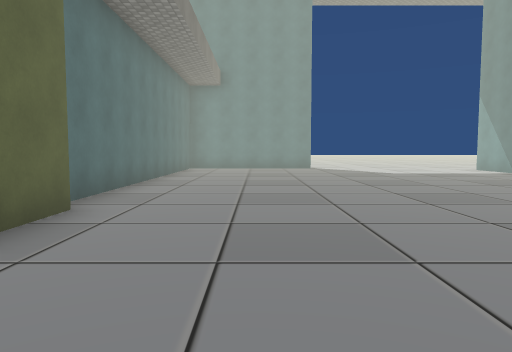
[1] (above)

24 first-person views from a walk through a 3-D level made in the Unity game engine. The camera is 1.4 m above the floor, tilts 4° down and sees 70° across. The floor is counted in squares, 2 m on a side. Each view is taken from the middle of a square. On the plan, view 1 faces up. The plan holds only what a view shows up to about 11 squares ahead; the rest is blank. The place goes on beyond the plan. The player is left out. Some surface patterns are stand-ins.

[2]
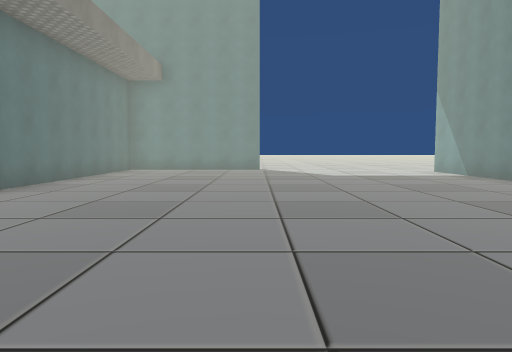

[3]
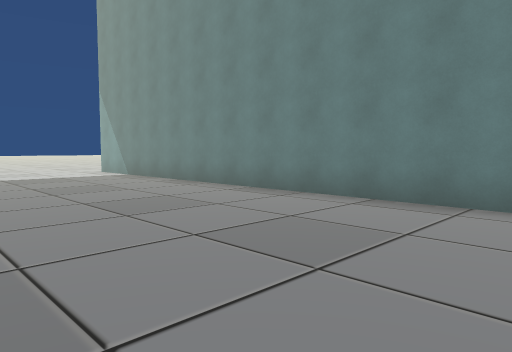

[4]
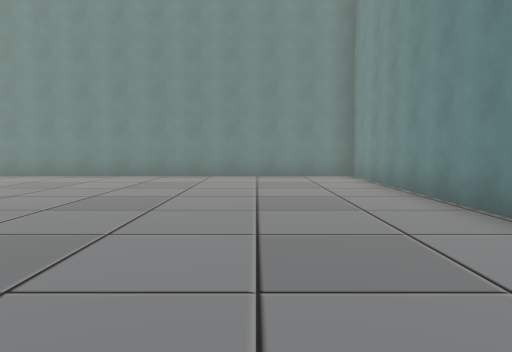

[5]
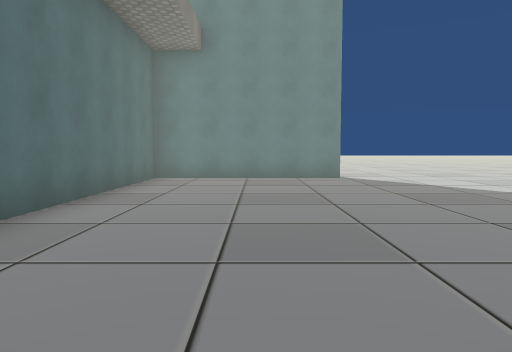

[6]
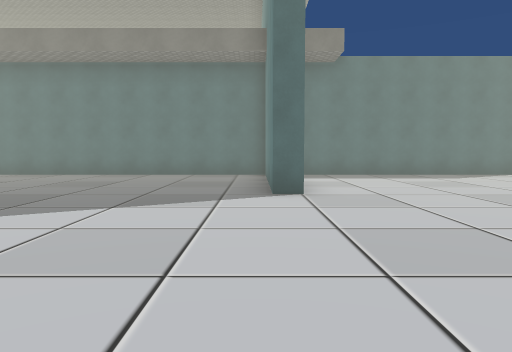

[7]
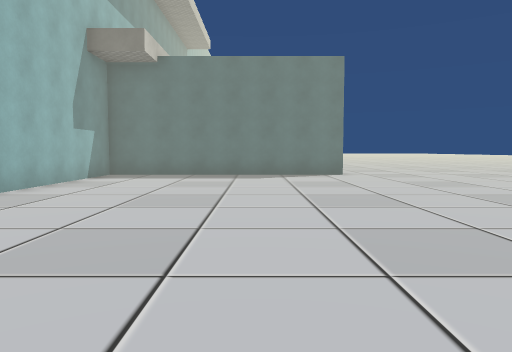

[8]
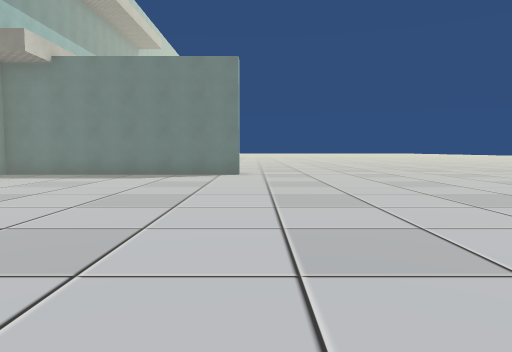

[9]
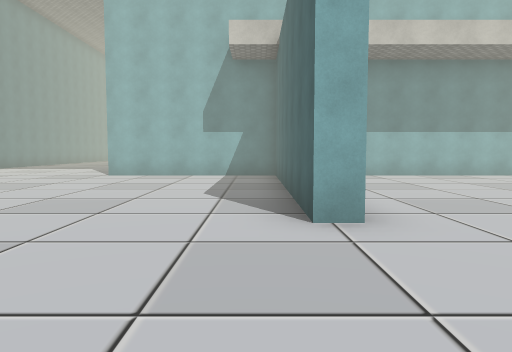

[10]
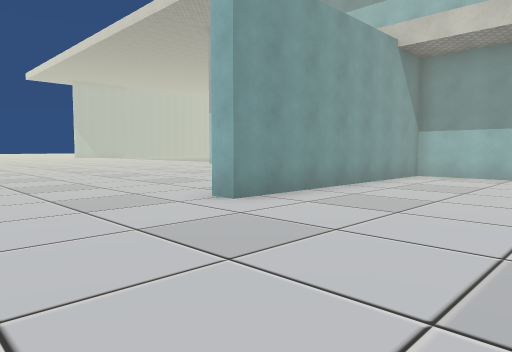

[11]
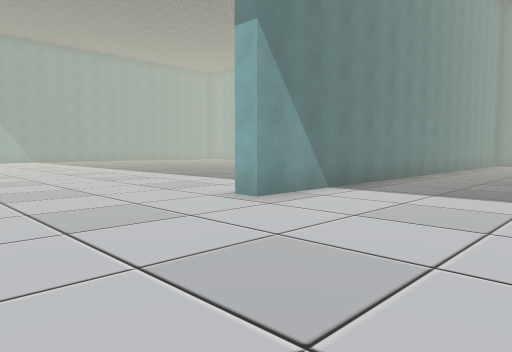

[12]
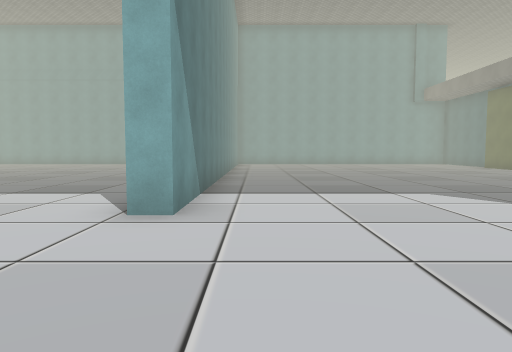

[13]
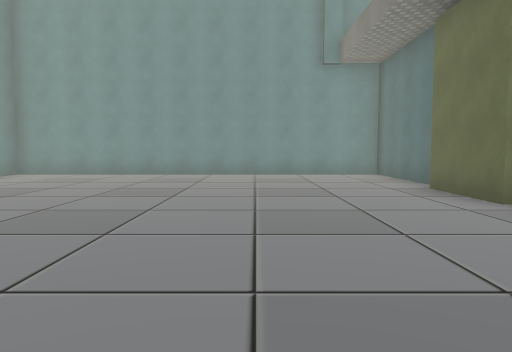

[14]
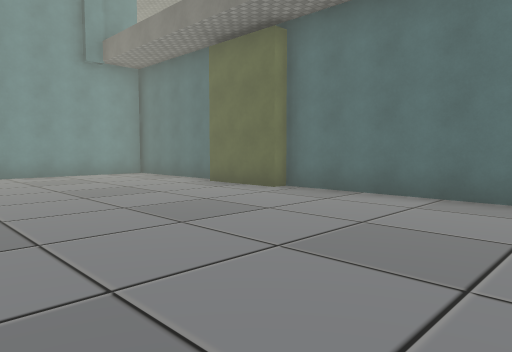

[15]
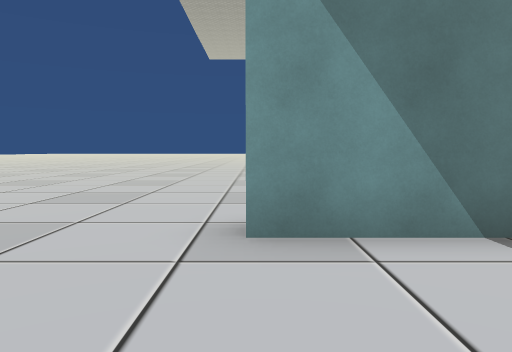

[16]
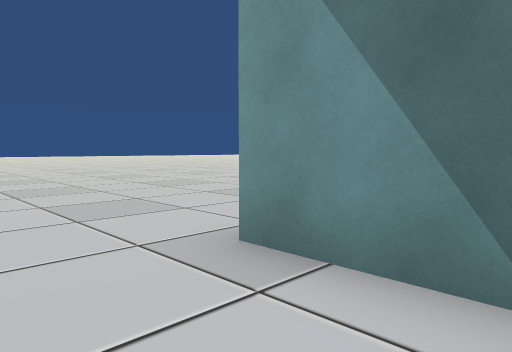

[17]
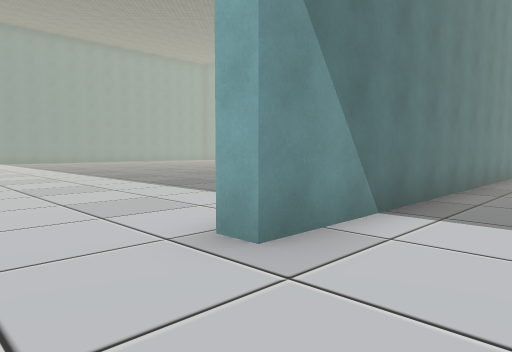

[18]
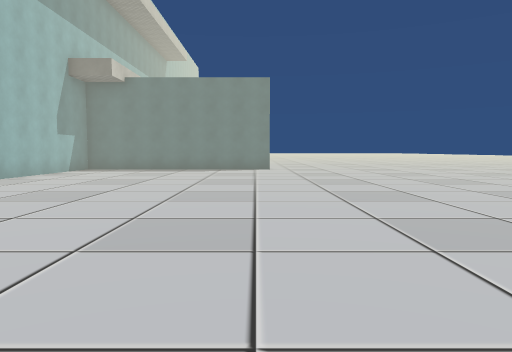

[19]
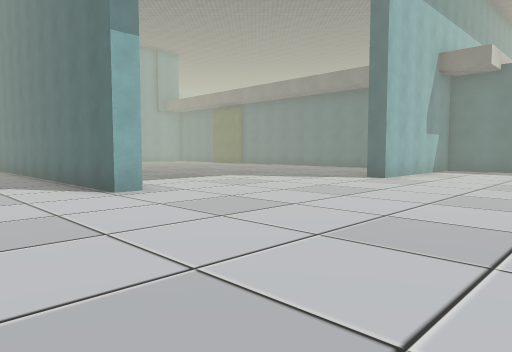

[20]
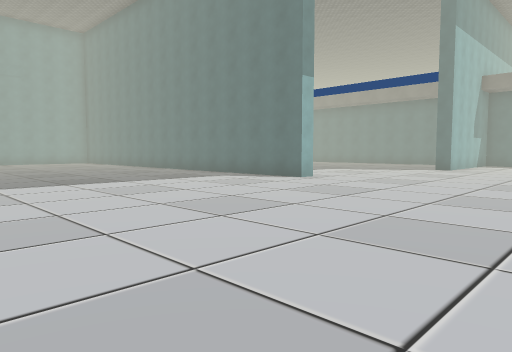

[21]
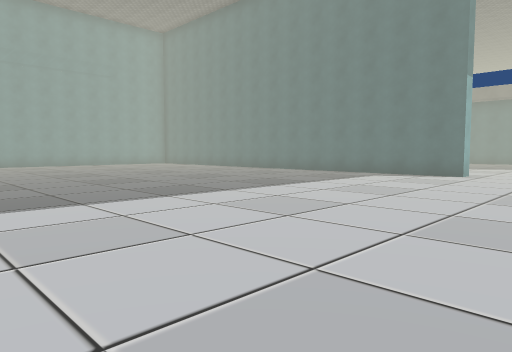

[22]
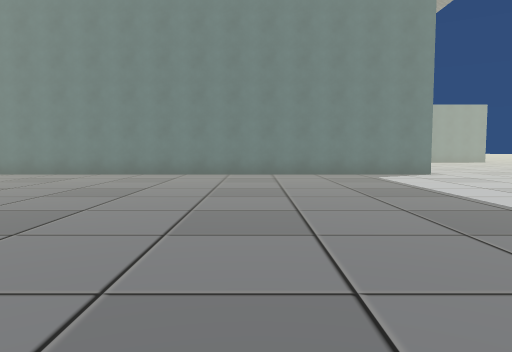

[23]
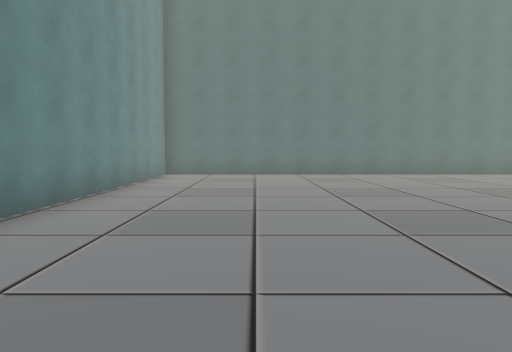

[24]
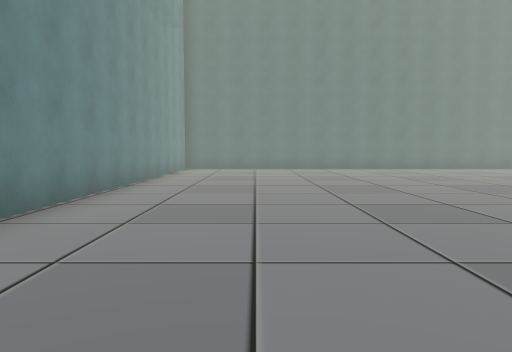

### Floor plan
Points are (right, up) in squares from view 1. A wall is a line through its corners. A room is listed if a view was taken in it or the views show most of it. See-through windows are left out.
Room 1 (views 1, 2, 3, 4, 5, 6, 7, 8, 9, 10, 11, 12, 13, 14, 15, 16, 17, 18, 19, 20, 21, 22, 23, 24)
walls: (-2.5, 1.9) (-2.5, -1.6) (7.9, -1.6) (7.9, 13.1) (8.4, 13.1) (8.4, -1.6) (18.4, -1.6); (-7.5, 14.8) (-3.1, 14.8) (-3.1, 21.5) (-2.5, 21.5) (-2.5, 14.8) (2.1, 14.8) (2.1, 14.3) (-2.5, 14.3) (-2.5, 4.3) (-2.2, 4.3) (-2.2, 2.2)

Where each view was taken, in squares from view 1:
view 1: 0 up, 0 right, facing up
view 2: 1 up, 2 right, facing up
view 3: 1 up, 3 right, facing up-right
view 4: 1 up, 2 left, facing right
view 5: 5 up, 0 right, facing up
view 6: 14 up, 8 right, facing left
view 7: 19 up, 8 right, facing left
view 8: 22 up, 8 right, facing left
view 9: 25 up, 2 left, facing down
view 10: 25 up, 7 left, facing down-right
view 11: 17 up, 4 right, facing down-right
view 12: 17 up, 7 right, facing down
view 13: 9 up, 1 right, facing down
view 14: 9 up, 3 right, facing down-left
view 15: 13 up, 5 right, facing right
view 16: 11 up, 6 right, facing up-right
view 17: 15 up, 6 right, facing down-right
view 18: 21 up, 11 right, facing left
view 19: 19 up, 11 right, facing down-left
view 20: 19 up, 16 right, facing down-left
view 21: 16 up, 19 right, facing down-left
view 22: 8 up, 19 right, facing left
view 23: 1 up, 19 right, facing left
view 24: 1 up, 22 right, facing left
